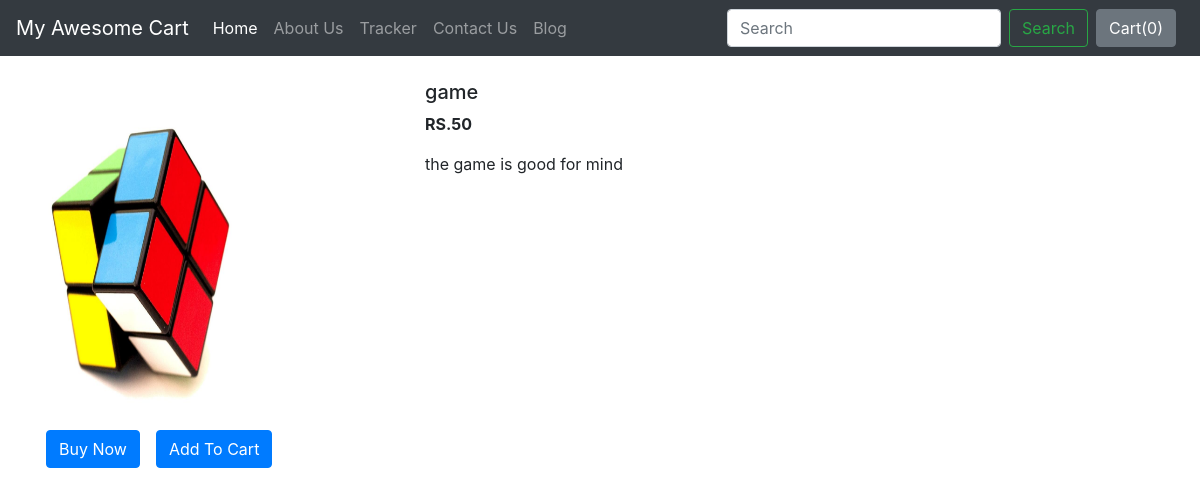
The page /shop/products/1 on the database its author committed.
### shop/models.py (models this page shows)
class Product(models.Model):
    product_id = models.AutoField
    product_name = models.CharField(max_length=50)
    category=models.CharField(max_length=50,default="")
    subcategory = models.CharField(max_length=50,default="")
    price=models.IntegerField(default=0)
    desc = models.CharField(max_length=300)
    pub_date = models.DateField()
    image=models.ImageField(upload_to="shop/images",default="")
    def __str__(self):
        return self.product_name

### shop/views.py (the view)
# urls.py: path('products/<int:myid>', views.productView, name="ProductView"),
def productView(request,myid):
    prod = Product.objects.filter(id=myid)
    print(prod)
    return render(request, 'shop/productView.html',{'product':prod[0]})

### shop/templates/shop/productView.html (shortened to what this page needs)
{% extends 'shop/basic.html' %}
{% block body %}
<div class="container my-4">
    <div class="row">
    <div class="col-md-4">
        <div class="row">
            <img src="/media/{{product.image}}" width="233px" height="350px">
        </div>
        <div class="row">
            <button class="btn btn-primary mx-3">Buy Now</button>
            <button class="btn btn-primary ">Add To Cart</button>
        </div>
    </div>
    <div class="col-md-8">
        <h5>{{product.product_name}}</h5>
        <p><b>RS.{{product.price}}</b></p>
        <p>{{product.desc}}</p>
    </div>
        </div>
</div>
{% endblock %}

### rows shown on the page
Product: image (picture), product_name "game", price "50", desc "the game is good for mind"
